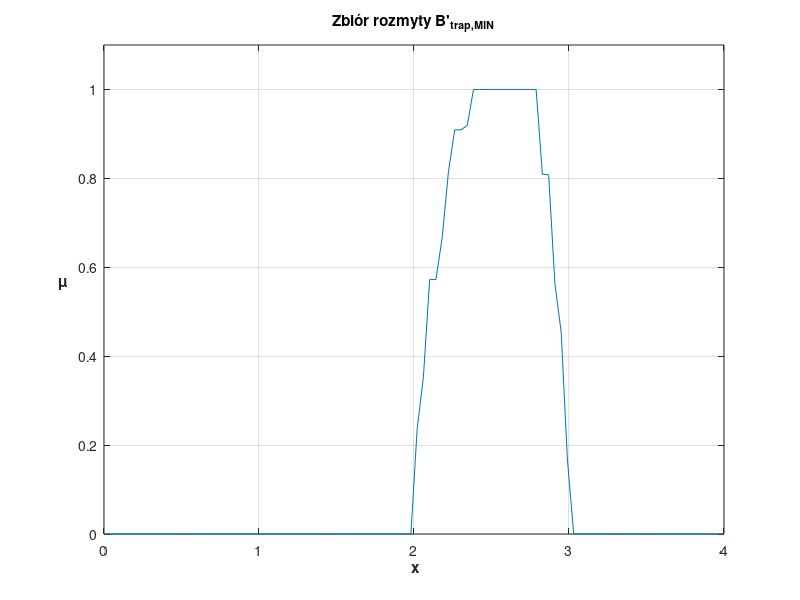
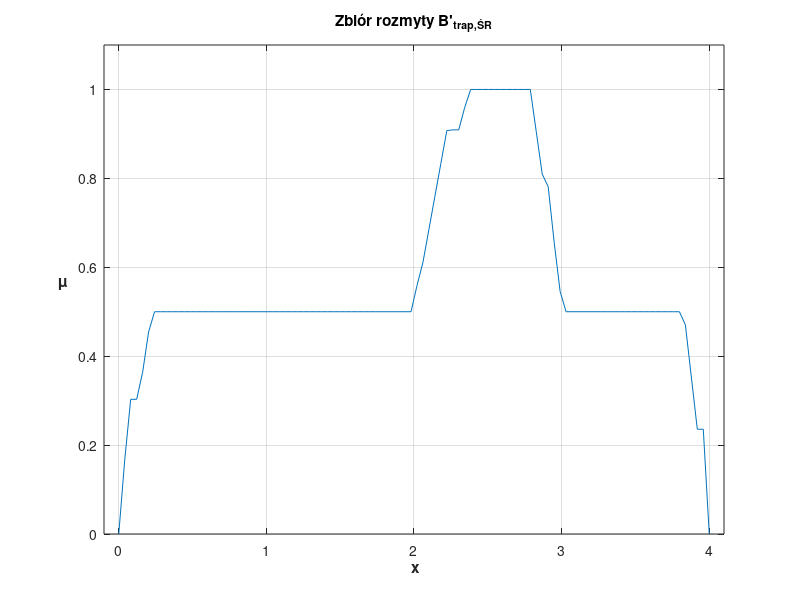
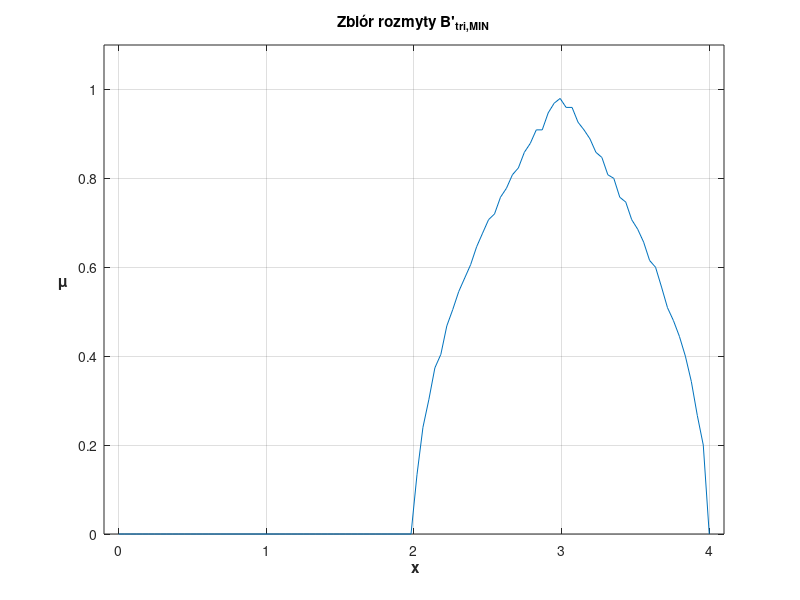
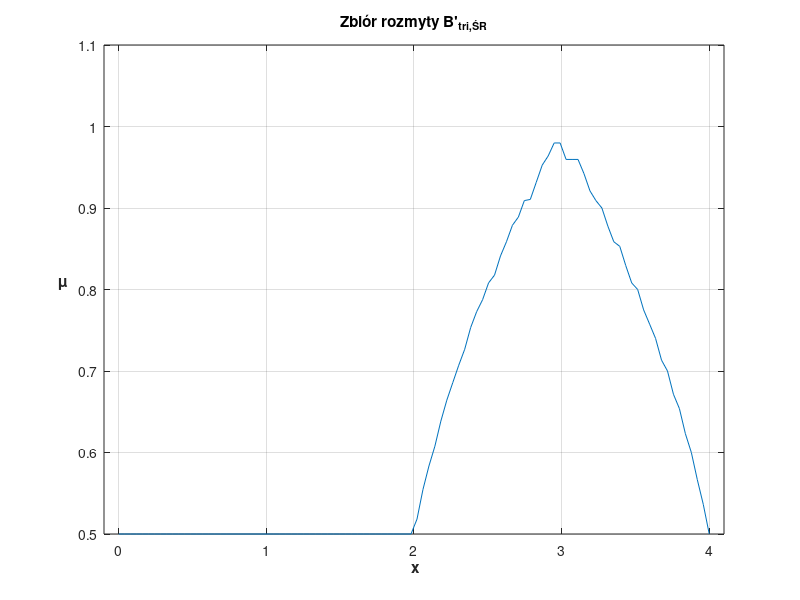

Recreate these plots in MATLAB, in order.
% równomierne próbkowanie przestrzeni wyjściowej
x = linspace(0,10,100);
y = linspace(0,4,100);

% tworzenie trójkątnych funkcji przynależności
a1x = trimf(x, [0 2 3]);
a2x = trimf(x, [2 4 8]);
b1y = trimf(y, [2 3 4]);
b2y = trimf(y, [0 2 3]);

% tworzenie wejściowych zbiorów rozmytych
aptrap = trapmf(x,[2 2.4 2.7 3]);
aptri = trimf(x, [0 2 3]);

% alokacja pamięci na macierze potrzebne do obliczeń
implikacja1 = zeros(100);
implikacja2 = zeros(100);
implikacjamin = zeros(100);
implikacjasr = zeros(100);

% zmienne pomocnicze
temp = 0;
temp2 = 0;

% wyznaczanie tablic z relacjami rozmytymi
for w=1:100
    for k=1:100
    % obliczanie implikacji Gogu dla a1, b1
    temp = b1y(k)/a1x(w);
    if temp < 1
        implikacja1(w,k) = temp;
    else
        implikacja1(w,k) = 1;
        temp = 1;
    end
    % obliczanie implikacji Gogu dla a2, b2
    temp2 = b2y(k)/a2x(w);
    if temp2 < 1
        implikacja2(w,k) = temp2;
    else
        implikacja2(w,k) = 1;
        temp2 = 1;
    end
    % agregacja danych z relacji
    % wyznaczanie minimum
    if temp < temp2
        implikacjamin(w,k) = temp;
    else
        implikacjamin(w,k) = temp2;
    end
    % wyznaczanie średniej
    implikacjasr(w,k) = (temp + temp2) / 2;
    end
end

implikacjamin = implikacjamin';             %transpozycja
implikacjasr = implikacjasr';               %transpozycja

% WNIOSKOWANIE FATI
% cylindryczne rozszerzenie zbiorów
extrap = repmat(aptrap, 100, 1);
extri = repmat(aptri, 100, 1);

% pomocnicza tablica F
ftemp = zeros(100);

% dla wejścia trapezowego i agregacji minimum
% obliczanie przekroju stosując t-normę (sup-M)
for w=1:100
    for k=1:100
        if extrap(w,k) < implikacjamin(w,k)
            ftemp(w,k) = extrap(w,k);
        else
            ftemp(w,k) = implikacjamin(w,k);
        end
    end
end
ftemp = ftemp';	%transpozycja

% projekcja
% tablica na wyniki
wynikimintrap = zeros(1,100);

for k=1:100
tempmax = 0;
    for w=1:100
        if ftemp(w,k) > tempmax
            tempmax = ftemp(w,k);
        else
        end
    end
    wynikimintrap(1,k) = tempmax;
end

% dla wejścia trapezowego i agregacji średnia
% obliczanie przekroju stosując t-normę (sup-M)
for w=1:100
    for k=1:100
        if extrap(w,k) < implikacjasr(w,k)
            ftemp(w,k) = extrap(w,k);
        else
            ftemp(w,k) = implikacjasr(w,k);
        end
    end
end
ftemp = ftemp';	%transpozycja

% projekcja
% tablica na wyniki
wynikisrtrap = zeros(1,100);

for k=1:100
    tempmax = 0;
        for w=1:100
            if ftemp(w,k) > tempmax
                tempmax = ftemp(w,k);
            else
            end
        end
    wynikisrtrap(1,k) = tempmax;
end

% dla wejścia trójkątnego i agregacji minimum
% obliczanie przekroju stosując t-normę (sup-M)
for w=1:100
    for k=1:100
        if extri(w,k) < implikacjamin(w,k)
            ftemp(w,k) = extri(w,k);
        else
            ftemp(w,k) = implikacjamin(w,k);
        end
    end
end
ftemp = ftemp';	%transpozycja

% projekcja
% tablica na wyniki
wynikimintri = zeros(1,100);
    for k=1:100
        tempmax = 0;
        for w=1:100
            if ftemp(w,k) > tempmax
                tempmax = ftemp(w,k);
            else
            end
        end
    wynikimintri(1,k) = tempmax;
end

% dla wejścia trójkątnego i agregacji średnia
% obliczanie przekroju stosując t-normę (sup-M)
for w=1:100
    for k=1:100
        if extri(w,k) < implikacjasr(w,k)
            ftemp(w,k) = extri(w,k);
        else
            ftemp(w,k) = implikacjasr(w,k);
        end
    end
end
ftemp = ftemp';	%transpozycja

% projekcja
% tablica na wyniki
wynikisrtri = zeros(1,100);
for k=1:100
    tempmax = 0;
    for w=1:100
        if ftemp(w,k) > tempmax
            tempmax = ftemp(w,k);
        else
        end
    end
    wynikisrtri(1,k) = tempmax;
end

% generowanie wykresów z wynikami
figure(1)
plot(y,wynikimintrap)
title({'Zbiór rozmyty B''_{trap,MIN}'});
xlabel('\bf x');
ylabel('\bf \mu     ');
set(get(gca,'ylabel'),'rotation',0)
axis([0 4 0 1.1]);
grid on;

figure(2)
plot(y,wynikisrtrap)
title({'Zbiór rozmyty B''_{trap,ŚR}'});
xlabel('\bf x');
ylabel('\bf \mu     ');
set(get(gca,'ylabel'),'rotation',0)
axis([-0.1 4.1 0 1.1]);
grid on;

figure(3)
plot(y,wynikimintri)
title({'Zbiór rozmyty B''_{tri,MIN}'});
xlabel('\bf x');
ylabel('\bf \mu     ');
set(get(gca,'ylabel'),'rotation',0)
axis([-0.1 4.1 0 1.1]);
grid on;

figure(4)
plot(y,wynikisrtri)
title({'Zbiór rozmyty B''_{tri,ŚR}'});
xlabel('\bf x');
ylabel('\bf \mu     ');
set(get(gca,'ylabel'),'rotation',0)
axis([-0.1 4.1 0.5 1.1]);
grid on;